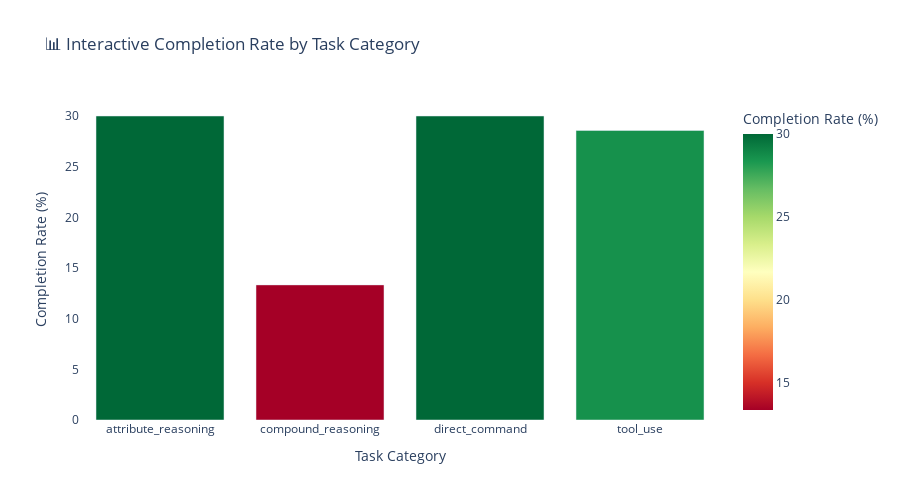
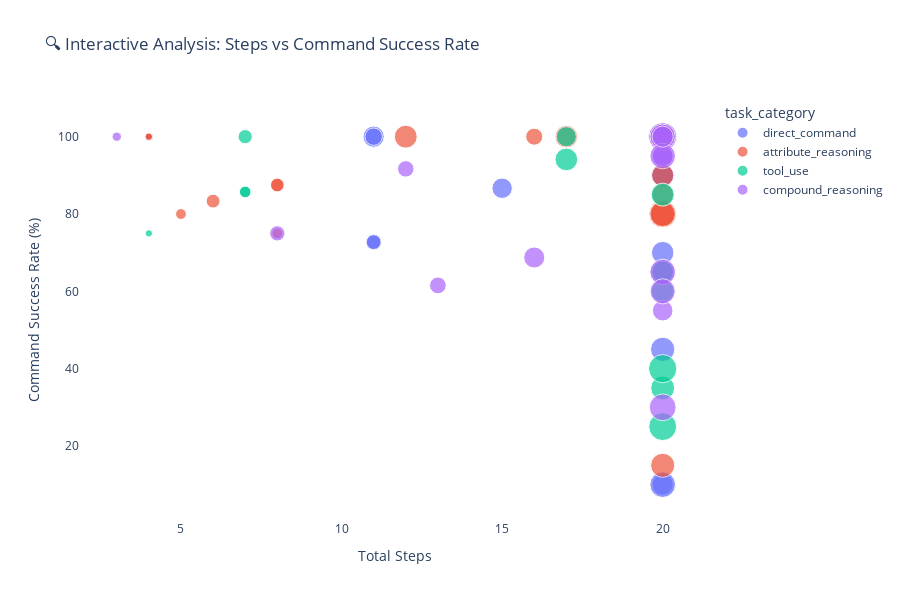
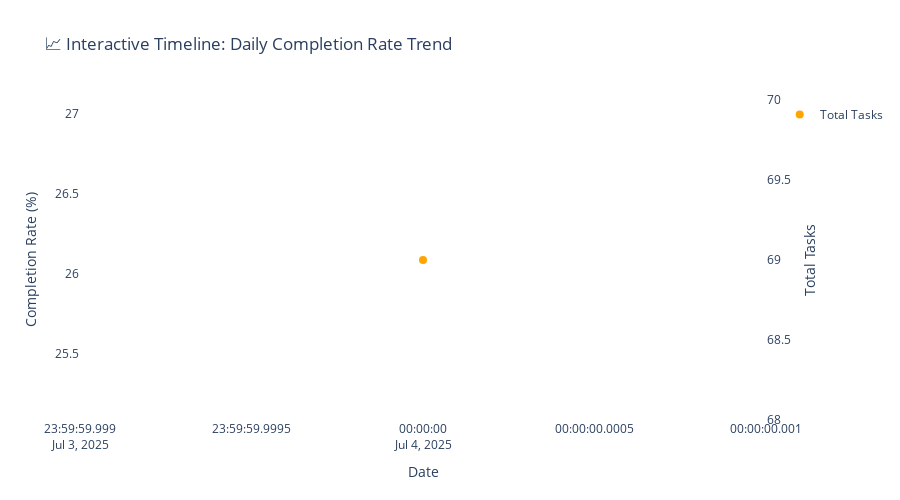

Write notebook code for charts like these, in order.
### Markdown cell above
## 🎨 Interactive Visualizations with Plotly

### Code cell
def create_interactive_dashboard(df):
    """
    Create interactive visualizations using Plotly
    """
    print("\n" + "="*60)
    print("🎨 INTERACTIVE VISUALIZATIONS")
    print("="*60)
    
    # 1. Interactive Completion Rate by Category
    category_completion = df.groupby('task_category')['subtask_completed'].agg(['count', 'sum', 'mean']).reset_index()
    category_completion['completion_rate'] = category_completion['mean'] * 100
    
    fig1 = px.bar(category_completion, x='task_category', y='completion_rate',
                  title='📊 Interactive Completion Rate by Task Category',
                  labels={'completion_rate': 'Completion Rate (%)', 'task_category': 'Task Category'},
                  color='completion_rate',
                  color_continuous_scale='RdYlGn',
                  hover_data={'count': True, 'sum': True})
    fig1.update_layout(height=500, showlegend=False, 
                       font=dict(size=12),
                       plot_bgcolor='white',
                       paper_bgcolor='white')
    fig1.show()
    
    # 2. Interactive Scatter Plot: Steps vs Success Rate
    fig2 = px.scatter(df, x='total_steps', y='command_success_rate_numeric',
                      color='task_category', size='duration_seconds',
                      hover_data=['scenario_id', 'agent_type', 'subtask_completed'],
                      title='🔍 Interactive Analysis: Steps vs Command Success Rate',
                      labels={'command_success_rate_numeric': 'Command Success Rate (%)',
                             'total_steps': 'Total Steps'})
    fig2.update_layout(height=600,
                       font=dict(size=12),
                       plot_bgcolor='white',
                       paper_bgcolor='white')
    fig2.show()
    
    # 3. Interactive Heatmap: Category vs Agent Type
    if len(df['agent_type'].unique()) > 1:
        cross_completion = pd.crosstab(df['task_category'], df['agent_type'], 
                                      values=df['subtask_completed'], aggfunc='mean') * 100
        
        fig3 = px.imshow(cross_completion.values,
                         x=cross_completion.columns,
                         y=cross_completion.index,
                         color_continuous_scale='RdYlGn',
                         title='🔄 Interactive Cross-Analysis: Category vs Agent Type',
                         labels=dict(x="Agent Type", y="Task Category", color="Completion Rate (%)"))
        fig3.update_layout(height=500,
                           font=dict(size=12),
                           plot_bgcolor='white',
                           paper_bgcolor='white')
        fig3.show()
    
    # 4. Interactive Timeline Analysis
    df_timeline = df.copy()
    df_timeline['date'] = df_timeline['timestamp'].dt.date
    timeline_stats = df_timeline.groupby('date').agg({
        'subtask_completed': ['count', 'sum', 'mean']
    }).reset_index()
    timeline_stats.columns = ['date', 'total_tasks', 'completed_tasks', 'completion_rate']
    timeline_stats['completion_rate'] = timeline_stats['completion_rate'] * 100
    
    fig4 = px.line(timeline_stats, x='date', y='completion_rate',
                   title='📈 Interactive Timeline: Daily Completion Rate Trend',
                   labels={'completion_rate': 'Completion Rate (%)', 'date': 'Date'},
                   markers=True)
    fig4.add_scatter(x=timeline_stats['date'], y=timeline_stats['total_tasks'],
                     mode='markers', name='Total Tasks', yaxis='y2',
                     marker=dict(size=8, color='orange'))
    fig4.update_layout(height=500,
                       font=dict(size=12),
                       plot_bgcolor='white',
                       paper_bgcolor='white',
                       yaxis2=dict(title='Total Tasks', overlaying='y', side='right'))
    fig4.show()
    
    print("✅ Interactive visualizations generated successfully!")
    print("💡 Hover over data points for detailed information")
    print("🔍 Use zoom, pan, and selection tools for detailed exploration")

# Generate interactive visualizations
create_interactive_dashboard(df)

### Figure 1 — Plotly figure (JSON) as saved in the notebook; plotly's stock layout.template omitted (floating-point values rounded to 4 significant figures)
{"data": [{"customdata": [[20, 6], [15, 2], [20, 6], [14, 4]], "hovertemplate": "Task Category=%{x}<br>Completion Rate (%)=%{marker.color}<br>count=%{customdata[0]}<br>sum=%{customdata[1]}<extra></extra>", "legendgroup": "", "marker": {"color": [30.0, 13.33, 30.0, 28.57], "coloraxis": "coloraxis", "pattern": {"shape": ""}}, "name": "", "orientation": "v", "showlegend": false, "textposition": "auto", "type": "bar", "x": ["attribute_reasoning", "compound_reasoning", "direct_command", "tool_use"], "xaxis": "x", "y": [30.0, 13.33, 30.0, 28.57], "yaxis": "y"}], "layout": {"barmode": "relative", "coloraxis": {"colorbar": {"title": {"text": "Completion Rate (%)"}}, "colorscale": [[0, "rgb(165,0,38)"], [0.1, "rgb(215,48,39)"], [0.2, "rgb(244,109,67)"], [0.3, "rgb(253,174,97)"], [0.4, "rgb(254,224,139)"], [0.5, "rgb(255,255,191)"], [0.6, "rgb(217,239,139)"], [0.7, "rgb(166,217,106)"], [0.8, "rgb(102,189,99)"], [0.9, "rgb(26,152,80)"], [1, "rgb(0,104,55)"]]}, "font": {"size": 12}, "height": 500, "legend": {"tracegroupgap": 0}, "paper_bgcolor": "white", "plot_bgcolor": "white", "showlegend": false, "title": {"text": "📊 Interactive Completion Rate by Task Category"}, "xaxis": {"anchor": "y", "domain": [0, 1], "title": {"text": "Task Category"}}, "yaxis": {"anchor": "x", "domain": [0, 1], "title": {"text": "Completion Rate (%)"}}}}

### Figure 2 — Plotly figure (JSON) as saved in the notebook; plotly's stock layout.template omitted (floating-point values rounded to 4 significant figures)
{"data": [{"customdata": [["00001_subtask_000", "single_agent", false], ["00001_subtask_001", "single_agent", true], ["00004_subtask_000", "single_agent", true], ["00005_subtask_000", "single_agent", false], ["00003_subtask_000", "single_agent", false], ["00002_subtask_000", "single_agent", false], ["00005_subtask_001", "single_agent", true], ["00004_subtask_001", "single_agent", false], ["00003_subtask_001", "single_agent", false], ["00002_subtask_001", "single_agent", false], ["00006_subtask_000", "single_agent", false], ["00006_subtask_001", "single_agent", false], ["00007_subtask_000", "single_agent", true], ["00008_subtask_000", "single_agent", false], ["00010_subtask_000", "single_agent", true], ["00007_subtask_001", "single_agent", false], ["00009_subtask_000", "single_agent", false], ["00008_subtask_001", "single_agent", false], ["00009_subtask_001", "single_agent", false], ["00010_subtask_001", "single_agent", true]], "hovertemplate": "task_category=direct_command<br>Total Steps=%{x}<br>Command Success Rate (%)=%{y}<br>duration_seconds=%{marker.size}<br>scenario_id=%{customdata[0]}<br>agent_type=%{customdata[1]}<br>subtask_completed=%{customdata[2]}<extra></extra>", "legendgroup": "direct_command", "marker": {"color": "#636efa", "size": [31.8, 5.59, 42.03, 42.7, 43.87, 47.6, 22.16, 35.21, 38.89, 67.7, 39.23, 50.29, 36.09, 44.0, 18.76, 50.99, 47.77, 51.87, 26.28, 57.07], "sizemode": "area", "sizeref": 0.1732, "symbol": "circle"}, "mode": "markers", "name": "direct_command", "orientation": "v", "showlegend": true, "type": "scatter", "x": [20, 4, 20, 20, 20, 20, 11, 20, 11, 20, 20, 20, 15, 20, 11, 20, 20, 20, 11, 20], "xaxis": "x", "y": [100.0, 100.0, 90.0, 100.0, 70.0, 100.0, 72.73, 95.0, 100.0, 100.0, 10.0, 65.0, 86.67, 90.0, 72.73, 45.0, 100.0, 100.0, 100.0, 10.0], "yaxis": "y"}, {"customdata": [["00005_subtask_002", "single_agent", true], ["00005_subtask_003", "single_agent", true], ["00004_subtask_002", "single_agent", true], ["00001_subtask_002", "single_agent", false], ["00003_subtask_002", "single_agent", false], ["00004_subtask_003", "single_agent", false], ["00001_subtask_003", "single_agent", true], ["00002_subtask_002", "single_agent", false], ["00003_subtask_003", "single_agent", false], ["00002_subtask_003", "single_agent", false], ["00006_subtask_002", "single_agent", false], ["00006_subtask_003", "single_agent", false], ["00007_subtask_002", "single_agent", false], ["00010_subtask_002", "single_agent", true], ["00010_subtask_003", "single_agent", true], ["00008_subtask_002", "single_agent", false], ["00009_subtask_002", "single_agent", false], ["00007_subtask_003", "single_agent", false], ["00009_subtask_003", "single_agent", false], ["00008_subtask_003", "single_agent", false]], "hovertemplate": "task_category=attribute_reasoning<br>Total Steps=%{x}<br>Command Success Rate (%)=%{y}<br>duration_seconds=%{marker.size}<br>scenario_id=%{customdata[0]}<br>agent_type=%{customdata[1]}<br>subtask_completed=%{customdata[2]}<extra></extra>", "legendgroup": "attribute_reasoning", "marker": {"color": "#EF553B", "size": [4.77, 4.81, 10.27, 65.74, 25.23, 31.24, 16.69, 36.12, 42.74, 15.81, 57.12, 50.26, 51.36, 16.58, 10.01, 57.61, 45.27, 40.53, 32.6, 43.71], "sizemode": "area", "sizeref": 0.1732, "symbol": "circle"}, "mode": "markers", "name": "attribute_reasoning", "orientation": "v", "showlegend": true, "type": "scatter", "x": [4, 4, 5, 20, 16, 20, 8, 20, 20, 8, 20, 20, 20, 6, 8, 20, 12, 20, 20, 17], "xaxis": "x", "y": [100.0, 100.0, 80.0, 80.0, 100.0, 100.0, 87.5, 100.0, 90.0, 87.5, 100.0, 15.0, 80.0, 83.33, 75.0, 80.0, 100.0, 85.0, 100.0, 100.0], "yaxis": "y"}, {"customdata": [["00005_subtask_004", "single_agent", false], ["00001_subtask_004", "single_agent", true], ["00004_subtask_004", "single_agent", false], ["00002_subtask_004", "single_agent", false], ["00003_subtask_004", "single_agent", false], ["00004_subtask_005", "single_agent", false], ["00006_subtask_004", "single_agent", false], ["00006_subtask_005", "single_agent", false], ["00007_subtask_004", "single_agent", true], ["00010_subtask_004", "single_agent", false], ["00009_subtask_004", "single_agent", true], ["00007_subtask_005", "single_agent", true], ["00008_subtask_004", "single_agent", false], ["00008_subtask_005", "single_agent", false]], "hovertemplate": "task_category=tool_use<br>Total Steps=%{x}<br>Command Success Rate (%)=%{y}<br>duration_seconds=%{marker.size}<br>scenario_id=%{customdata[0]}<br>agent_type=%{customdata[1]}<br>subtask_completed=%{customdata[2]}<extra></extra>", "legendgroup": "tool_use", "marker": {"color": "#00cc96", "size": [49.44, 11.31, 37.81, 39.83, 69.28, 67.13, 17.61, 35.12, 4.72, 40.95, 11.77, 44.58, 46.27, 44.58], "sizemode": "area", "sizeref": 0.1732, "symbol": "circle"}, "mode": "markers", "name": "tool_use", "orientation": "v", "showlegend": true, "type": "scatter", "x": [20, 7, 20, 20, 20, 20, 7, 17, 4, 20, 7, 17, 20, 20], "xaxis": "x", "y": [35.0, 85.71, 100.0, 100.0, 40.0, 25.0, 100.0, 100.0, 75.0, 65.0, 85.71, 94.12, 85.0, 60.0], "yaxis": "y"}, {"customdata": [["00001_subtask_005", "single_agent", true], ["00005_subtask_005", "single_agent", false], ["00002_subtask_005", "single_agent", false], ["00005_subtask_006", "single_agent", false], ["00004_subtask_006", "single_agent", false], ["00003_subtask_005", "single_agent", false], ["00002_subtask_006", "single_agent", false], ["00009_subtask_005", "single_agent", false], ["00006_subtask_006", "single_agent", false], ["00010_subtask_005", "single_agent", true], ["00006_subtask_007", "single_agent", false], ["00007_subtask_006", "single_agent", false], ["00009_subtask_006", "single_agent", false], ["00008_subtask_006", "single_agent", false], ["00008_subtask_007", "single_agent", false]], "hovertemplate": "task_category=compound_reasoning<br>Total Steps=%{x}<br>Command Success Rate (%)=%{y}<br>duration_seconds=%{marker.size}<br>scenario_id=%{customdata[0]}<br>agent_type=%{customdata[1]}<br>subtask_completed=%{customdata[2]}<extra></extra>", "legendgroup": "compound_reasoning", "marker": {"color": "#ab63fa", "size": [23.47, 39.7, 24.27, 68.16, 20.16, 62.16, 54.59, 7.61, 57.26, 38.44, 36.7, 38.88, 54.86, 56.77, 38.81], "sizemode": "area", "sizeref": 0.1732, "symbol": "circle"}, "mode": "markers", "name": "compound_reasoning", "orientation": "v", "showlegend": true, "type": "scatter", "x": [12, 20, 13, 20, 8, 20, 20, 3, 20, 16, 20, 20, 20, 20, 20], "xaxis": "x", "y": [91.67, 100.0, 61.54, 100.0, 75.0, 30.0, 100.0, 100.0, 65.0, 68.75, 55.0, 95.0, 60.0, 95.0, 100.0], "yaxis": "y"}], "layout": {"font": {"size": 12}, "height": 600, "legend": {"itemsizing": "constant", "title": {"text": "task_category"}, "tracegroupgap": 0}, "paper_bgcolor": "white", "plot_bgcolor": "white", "title": {"text": "🔍 Interactive Analysis: Steps vs Command Success Rate"}, "xaxis": {"anchor": "y", "domain": [0, 1], "title": {"text": "Total Steps"}}, "yaxis": {"anchor": "x", "domain": [0, 1], "title": {"text": "Command Success Rate (%)"}}}}

### Figure 3 — Plotly figure (JSON) as saved in the notebook; plotly's stock layout.template omitted (floating-point values rounded to 4 significant figures)
{"data": [{"hovertemplate": "Date=%{x}<br>Completion Rate (%)=%{y}<extra></extra>", "legendgroup": "", "line": {"color": "#636efa", "dash": "solid"}, "marker": {"symbol": "circle"}, "mode": "lines+markers", "name": "", "orientation": "v", "showlegend": false, "type": "scatter", "x": ["2025-07-04"], "xaxis": "x", "y": [26.09], "yaxis": "y"}, {"marker": {"color": "orange", "size": 8}, "mode": "markers", "name": "Total Tasks", "type": "scatter", "x": ["2025-07-04"], "y": [69], "yaxis": "y2"}], "layout": {"font": {"size": 12}, "height": 500, "legend": {"tracegroupgap": 0}, "paper_bgcolor": "white", "plot_bgcolor": "white", "title": {"text": "📈 Interactive Timeline: Daily Completion Rate Trend"}, "xaxis": {"anchor": "y", "domain": [0, 1], "title": {"text": "Date"}}, "yaxis": {"anchor": "x", "domain": [0, 1], "title": {"text": "Completion Rate (%)"}}, "yaxis2": {"overlaying": "y", "side": "right", "title": {"text": "Total Tasks"}}}}
